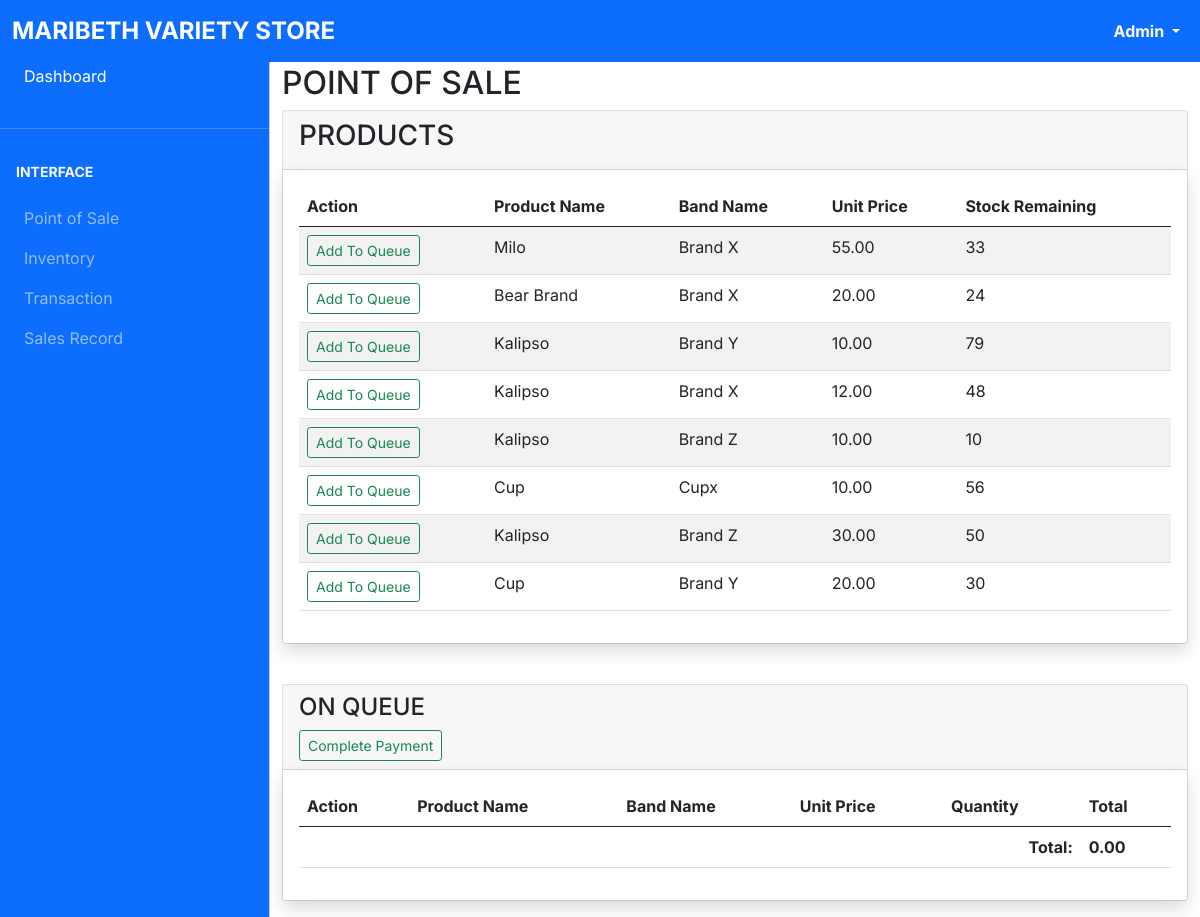
Page /POS.php (signed in) on the earlier database version.
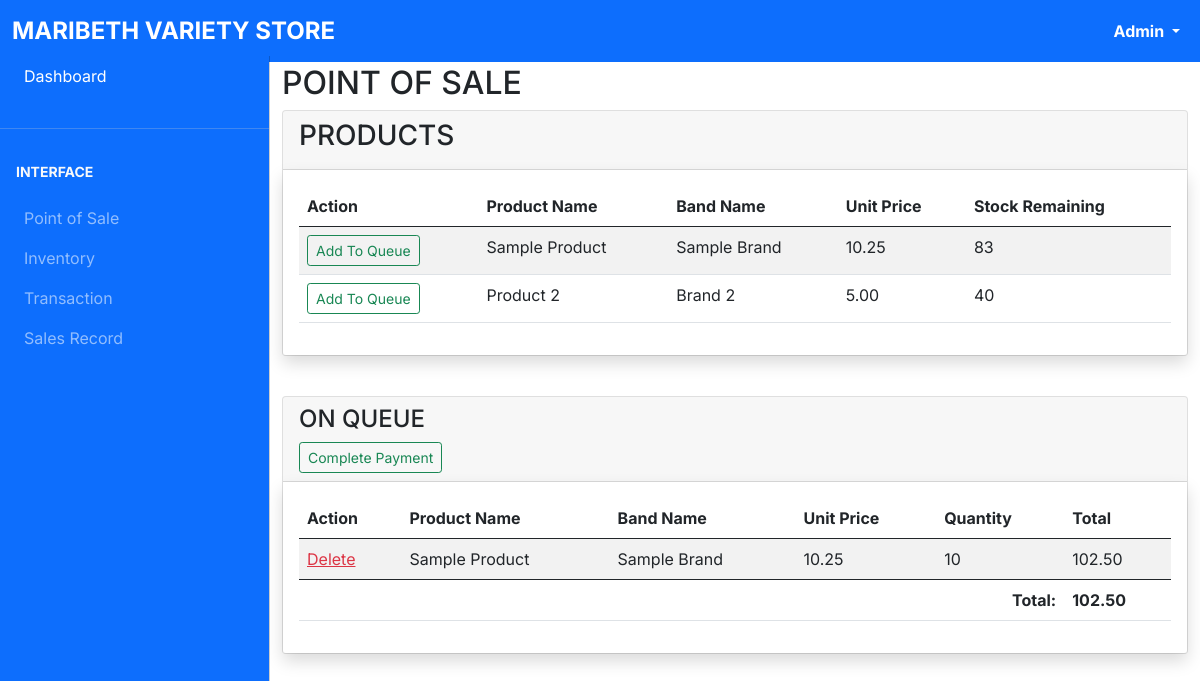
Same page on the later database version.
### tables this page shows
CREATE TABLE `inventory` (
  `invt_id` int(11) NOT NULL,
  `name` varchar(255) NOT NULL,
  `brand_name` varchar(255) NOT NULL,
  `unit_price` float NOT NULL,
  `qnty` int(11) NOT NULL,
  `sold_qnty` int(11) NOT NULL
);

CREATE TABLE `pos` (
  `pos_id` int(11) NOT NULL,
  `trans_id` int(11) NOT NULL,
  `invt_id` int(11) NOT NULL,
  `unit_price` float NOT NULL,
  `qnty` int(11) NOT NULL,
  `total` float NOT NULL,
  `date_process` datetime NOT NULL,
  `status` varchar(255) NOT NULL
);

### classes/posClass.php (called while the page is built, shortened)
<?php
    class POS{
        private $conn;
        public function __construct(){
            $database = new Database();
            $db = $database->dbConnection();
            $this->conn = $db;
        }
        public function runQuery($sql){
            $stmt =  $this->conn->prepare($sql);
            return $stmt;
        }
    }
?>

### POS.php (the view, shortened to what the changed rows need)
<!DOCTYPE html>
<html lang="en">
  <head>
    <link rel="stylesheet" href="css/bootstrap.min.css" />
    <link
      rel="stylesheet"
      href="https://cdn.jsdelivr.net/npm/bootstrap-icons@1.4.1/font/bootstrap-icons.css"
    />
    <link rel="stylesheet" href="css/dataTables.bootstrap5.min.css" />
    <link rel="stylesheet" href="css/style.css" />
  </head>
  <body>
    <?php
      require_once "classes/posClass.php";
      $pos =  new POS();
   ?>
    <main class="mt-5 pt-3">
      <div class="container-fluid">
        <div class="row">
          <div class="col-md-12">
            <h2>POINT OF SALE</h2>
          </div>
        </div>
        <div class="row">
          <div class="col-md-12 mb-3">
            <div class="card">
              <div class="card-body shadow">
                <div class="table-responsive">
                  <table
                    id="example"
                    class="table table-striped data-table"
                    style="width: 100%"
                  >
                    <thead>
                      <tr>
                        <th>Action</th>
                        <th>Product Name</th>
                        <th>Band Name</th>
                        <th>Unit Price</th>
                        <th>Stock Remaining</th>
                      </tr>
                    </thead>
                    <tbody>
                      <?php
                        $stmt = $pos->runQuery("SELECT * FROM inventory where qnty > 0  ");
                        $stmt->execute();
                        $arrayPos = array();
                        $count = $stmt->rowCount();
                        if($count > 0){
                          while($rowPos = $stmt->fetch(PDO::FETCH_ASSOC)){
                            $arrayPos[] = $rowPos;
                        }}
                        foreach($arrayPos as $row){
                      ?>
                      <tr>
                      <td>
                      <a href="#" class="btn btn-sm btn-outline-success" style="text-decoration: none ;" data-bs-toggle="modal" data-bs-target="#addStock<?php echo $row['invt_id']; ?>" >Add To Queue</a>
                      </td>
                        <td><?php echo $row['name']; ?></td>
                        <td><?php echo $row['brand_name']; ?></td>
                        <td><?php echo number_format($row['unit_price'],2); ?></td>
                        <td><?php echo $row['qnty']; ?></td>
                      </tr>
                      <?php } ?>
                    </tbody>
                  </table>
                </div>
              </div>
            </div>
          </div>
        </div><br>
        <div class="row">
          <div class="col-md-12 mb-3">
            <div class="card">
              <div class="card-body shadow">
                <div class="table-responsive">
                  <table
                    id="example"
                    class="table table-striped data-table"
                    style="width: 100%"
                  >
                    <thead>
                      <tr>
                        <th>Action</th>
                        <th>Product Name</th>
                        <th>Band Name</th>
                        <th>Unit Price</th>
                        <th>Quantity</th>
                        <th>Total</th>
                      </tr>
                    </thead>
                    <tbody>
                      <?php
                        $stmt = $pos->runQuery("SELECT pos.pos_id, inventory.invt_id, inventory.name, inventory.brand_name, pos.unit_price, pos.qnty, pos.total, pos.status
                        FROM `pos`
                        INNER JOIN inventory
                        ON pos.invt_id = inventory.invt_id
                        WHERE status ='pending'");
                        $stmt->execute();
                        $arrayPos = array();
                        $total = 0;
                        $count = $stmt->rowCount();
                        if($count > 0){
                          while($rowPos = $stmt->fetch(PDO::FETCH_ASSOC)){
                            $arrayPos[] = $rowPos;
                        }}
                        foreach($arrayPos as $row){
                          $total = $total + $row['total'];
                      ?>
                      <tr>
                        <td>
                        <a class="text-danger confirmation" href="POSCode.php?posId=<?php echo $row['pos_id'];?>&invtId=<?php echo $row['invt_id'];?>&qnty=<?php echo $row['qnty'];?>">Delete</a>
                        </td>
                        <td><?php echo $row['name']; ?></td>
                        <td><?php echo $row['brand_name']; ?></td>
                        <td><?php echo number_format($row['unit_price'],2); ?></td>
                        <td><?php echo $row['qnty']; ?></td>
                        <td><?php echo number_format($row['total'],2); ?></td>
                      </tr>
                      <?php } ?>
                    </tbody>
                    <tfoot>
                      <tr>
                          <th colspan="5" style="text-align:right">Total:</th>
                          <th id="totalTable"><?php echo number_format($total,2); ?></th>
                      </tr>
                  </tfoot>
                  </table>
                </div>
              </div>
            </div>
          </div>
        </div>
      </div>
    </main>
 </body>
</html>

Differences in the rows shown:
removed inventory: name "Milo", brand_name "Brand X", unit_price "55.00", qnty "33"
removed inventory: name "Bear Brand", brand_name "Brand X", unit_price "20.00", qnty "24"
removed inventory: name "Kalipso", brand_name "Brand Y", unit_price "10.00", qnty "79"
removed inventory: name "Kalipso", brand_name "Brand X", unit_price "12.00", qnty "48"
removed inventory: name "Kalipso", brand_name "Brand Z", unit_price "10.00", qnty "10"
removed inventory: name "Cup", brand_name "Cupx", unit_price "10.00", qnty "56"
removed inventory: name "Kalipso", brand_name "Brand Z", unit_price "30.00", qnty "50"
removed inventory: name "Cup", brand_name "Brand Y", unit_price "20.00", qnty "30"
added inventory: name "Sample Product", brand_name "Sample Brand", unit_price "10.25", qnty "83"
added inventory: name "Product 2", brand_name "Brand 2", unit_price "5.00", qnty "40"
added pos: invt.name "Sample Product", invt.brand_name "Sample Brand", unit_price "10.25", qnty "10", total "102.50"
Other differences:
$total: "0.00" → "102.50"
